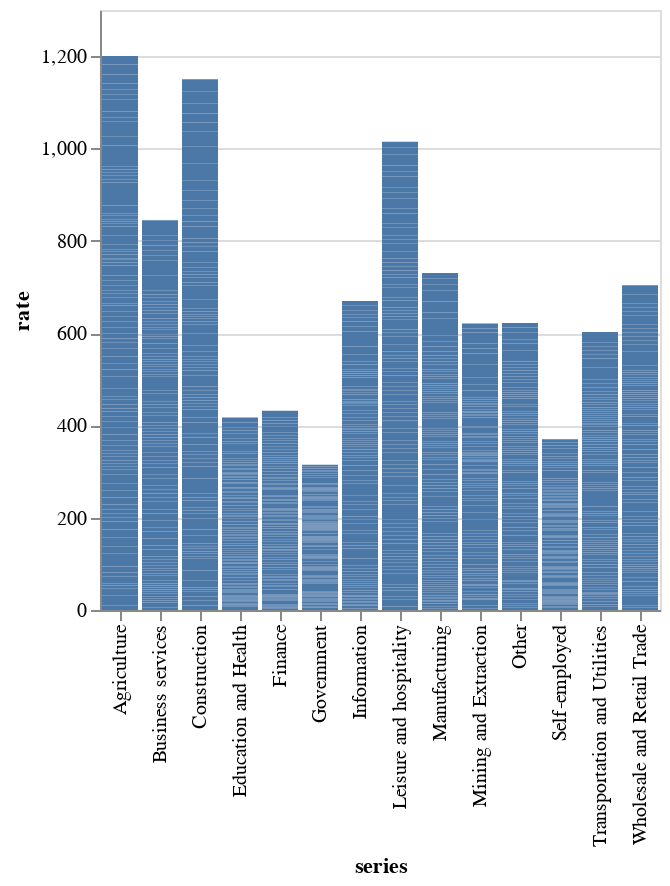

The notebook cell saved with this chart:
### Code cell
df2=data.unemployment_across_industries()

base=alt.Chart(df2).encode(
    x='series',
    y='rate',
    text='series'
)
base.mark_bar()

### Figure 1 — Vega-Lite specification as saved in the notebook (floating-point values rounded to 4 significant figures; data arrays with more than 128 entries replaced by an {"elided": "..."} marker saying what was removed)
{"config": {"view": {"continuousWidth": 300, "continuousHeight": 300}}, "data": {"name": "data-a71f9e9ca817f78977ff8b6ad06fdab9"}, "mark": {"type": "bar"}, "encoding": {"text": {"field": "series", "type": "nominal"}, "x": {"field": "series", "type": "nominal"}, "y": {"field": "rate", "type": "quantitative"}}, "$schema": "https://vega.github.io/schema/vega-lite/v5.16.3.json", "datasets": {"data-a71f9e9ca817f78977ff8b6ad06fdab9": {"elided": "1708 records"}}}
